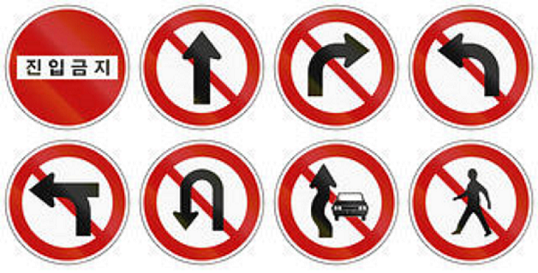
#> input picture Example1.png, 538 x 273 px
$ python -i detect_shapes.py   (imports and definitions only)
#> lines starting #> are read from the running program, lines starting #| are printed output that depends on the picture; after the words box and inside, x2 and y2 are one past the last pixel; in counts of white or black regions, pixels touching at a corner belong together
### shapedetector.py
import cv2

class ShapeDetector:
	def __init(self):
		pass

	def detect(self, c):
		shape = "unidentified"
		peri = cv2.arcLength(c, True)
		approx = cv2.approxPolyDP(c, 0.04 * peri, True)

		if len(approx) == 3:
			shape = "triangle"

		elif len(approx) == 4:
			(x, y, w, h) = cv2.boundingRect(approx)
			ar = w / float(h)

			shape = "square" if ar >= 0.95 and ar <= 1.05 else "rectangle"

		elif len(approx) == 5:
			shape = "pentagon"

		else:
			shape = "circle"

		return shape

### detect_shapes.py
from shapedetector import ShapeDetector
import argparse
import imutils
import cv2

import numpy as np


def findBoundingBox(box, image_dimensions):
	topLeftCorner = 0
	bottomRightCorner = 0
	lowestXvalue = image_dimensions[1]
	lowestYvalue = image_dimensions[0]
	highestXvalue = 0
	highestYvalue = 0
	for point in box:
		if point[0] < lowestXvalue:
			lowestXvalue = point[0]
		elif point[0] > highestXvalue:
			highestXvalue = point[0]
		if point[1] < lowestYvalue:
			lowestYvalue = point[1]
		elif point[1] > highestYvalue:
			highestYvalue = point[1]

	lowestYvalue = lowestYvalue - 30
	if lowestYvalue < 0:
		lowestYvalue = 0
	lowestXvalue = lowestXvalue - 30
	if lowestXvalue < 0:
		lowestXvalue = 0
	highestYvalue = highestYvalue + 30
	if highestYvalue > image_dimensions[0]:
		highestYvalue = image_dimensions[0]
	highestXvalue = highestXvalue + 30
	if highestXvalue > image_dimensions[1]:
		highestXvalue = image_dimensions[1]

	topLeftCorner = [lowestXvalue, lowestYvalue]
	bottomRightCorner = [highestXvalue, highestYvalue]

	return (topLeftCorner, bottomRightCorner)

def thresholdImage(image, thresholdValue, thresholdWeight):
	adjusted = cv2.convertScaleAbs(image, alpha = 1.1, beta = 0)
	gray = cv2.cvtColor(adjusted, cv2.COLOR_BGR2GRAY)
	blurred = cv2.GaussianBlur(gray, (5 , 5), 0)
	thresh = cv2.adaptiveThreshold(blurred,255,cv2.ADAPTIVE_THRESH_GAUSSIAN_C,\
	            cv2.THRESH_BINARY_INV,thresholdValue,thresholdWeight)
	return thresh

def saveForDataset(img, path = "Dataset/Source_Materials/Images/"):
	image = img.copy()
	dim = (32, 32)

	output = cv2.resize(image, dim)

	#cv2.imshow("Output Image", output)
	return output


# [6 lines of commented-out code are left out]

def detectShapes(img):

	image = img.copy()


	IMAGE_DIMENSIONS = image.shape[:2]
	resized = imutils.resize(image, width = 300)
	ratio = image.shape[0] / float(resized.shape[0])


	thresh = thresholdImage(resized.copy(), 1301, 7)
	#cv2.imshow("Threshold", thresh)
	cnts = cv2.findContours(thresh.copy(), cv2.RETR_EXTERNAL, cv2.CHAIN_APPROX_SIMPLE)

	cnts = imutils.grab_contours(cnts)
	result = []
	sd = ShapeDetector()
	for c in cnts:

		M = cv2.moments(c)
		if(M["m00"] == 0):
			shape = "line"
		else:
			if cv2.contourArea(c) > 100 and cv2.contourArea(c) < 5000:
				cX = int((M["m10"] / M["m00"]) * ratio)
				cY = int((M["m01"] / M["m00"]) * ratio)
				shape = sd.detect(c)
				c = c.astype("float")
				c *= ratio
				c = c.astype("int")
				rect = cv2.minAreaRect(c)
				box = cv2.boxPoints(rect)
				box = np.int0(box)
				cv2.drawContours(image, [box], -1, (0, 255, 0), 2)
				cv2.putText(image, shape, (cX, cY), cv2.FONT_HERSHEY_SIMPLEX, 0.5, (255, 255, 255), 2)
				bBox = findBoundingBox(box,IMAGE_DIMENSIONS)
				imageForDataset = image[bBox[0][1]:bBox[1][1], bBox[0][0]:bBox[1][0]].copy()
				result.append(saveForDataset(imageForDataset))

				#cv2.imshow("Cropped Image", imageForDataset)
				#cv2.imshow("Image", image)
				#cv2.waitKey(2000)
	#cv2.waitKey(0)\

	result = np.stack(result, axis = 0)
	print(result.shape)
	return result, image


>>> import cv2
>>> picture = cv2.imread('Example1.png')
#> picture is the input picture: shape (273, 538, 3); mean B, G, R 166.2, 168.6, 215.4
>>> result = detectShapes(picture)
#> in thresholdImage, `adjusted = cv2.convertScaleAbs(image, alpha = 1.1, beta = 0)`:
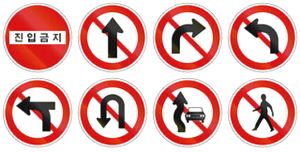
#> adjusted: shape (152, 300, 3); mean of channels 0, 1, 2 172.9, 175.4, 226.8; drawn as B, G, R
#> in thresholdImage, `blurred = cv2.GaussianBlur(gray, (5 , 5), 0)`:
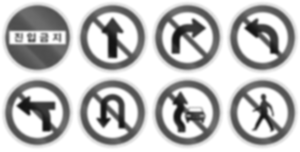
#> blurred: shape (152, 300); min 19, max 255, mean 190.5
#> in thresholdImage, `thresh = cv2.adaptiveThreshold(blurred,255,cv2.ADAPTIVE_THRESH_GAUSSIA..`:
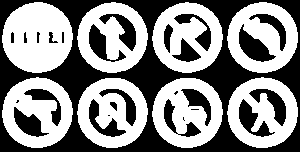
#> thresh: shape (152, 300); 54.2% white; 27 black regions (5 under 20 px)
#> in detectShapes, `cnts = cv2.findContours(thresh.copy(), cv2.RETR_EXTERNAL, cv2.CHAIN_AP..`: cnts = 8 contours; box (x1, y1, x2, y2) and area: (227, 2, 298, 73) 3846, (2, 2, 73, 73) 3843, (227, 77, 298, 148) 3838, (2, 77, 73, 148) 3834, (152, 78, 223, 148) 3817, (152, 2, 223, 73) 3816, (77, 78, 148, 148) 3813, (77, 2, 148, 73) 3813
#> the loop in detectShapes, `for c in cnts: ` made 8 passes
#> (cX, cY, peri in detect, rect, box) on passes 1 to 6: (335, 201, 232.3, ((335.5, 202), (124, 125), -90), [[398, 264], [273, 264], [273, 140], [398, 140]]), (201, 201, 232.3, ((201, 202), (124, 126), -90), [[264, 264], [138, 264], [138, 140], [264, 140]]), (470, 201, 233.1, ((470, 201), (126, 126), -90), [[533, 264], [407, 264], [407, 138], [533, 138]]), (66, 201, 233.1, ((66, 201), (126, 126), -90), [[129, 264], [3, 264], [3, 138], [129, 138]]), (470, 66, 233.1, ((470, 66), (126, 126), -90), [[533, 129], [407, 129], [407, 3], [533, 3]]), (335, 66, 233.1, ((335.5, 66), (126, 125), -90), [[398, 129], [273, 129], [273, 3], [398, 3]])
#> pass 1, in detectShapes, `imageForDataset = image[bBox[0][1]:bBox[1][1], bBox[0][0]:bBox[1][0]]...`:
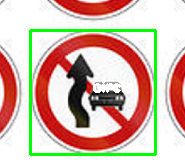
#> imageForDataset: shape (163, 185, 3); mean B, G, R 169.4, 184, 210.5
#> pass 1, in saveForDataset, `output = cv2.resize(image, dim)`:
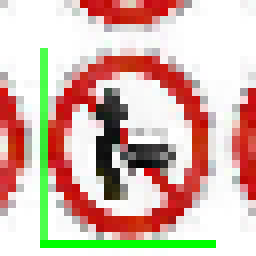
#> output: shape (32, 32, 3) (shown 8 times larger); mean B, G, R 172, 183.7, 212.9
#> after the loop in detectShapes, `for c in cnts:`:
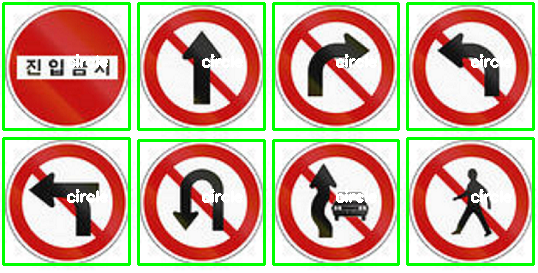
#> image: shape (273, 538, 3); mean B, G, R 147.4, 170.6, 196.4
#> after the loop in detectShapes, `for c in cnts:`:
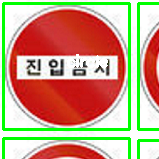
#> imageForDataset: shape (159, 159, 3); mean B, G, R 129.4, 159.2, 196.8
#> after the loop in detectShapes, `for c in cnts:`: cX = 66; result = 8 items
#| (8, 32, 32, 3)
